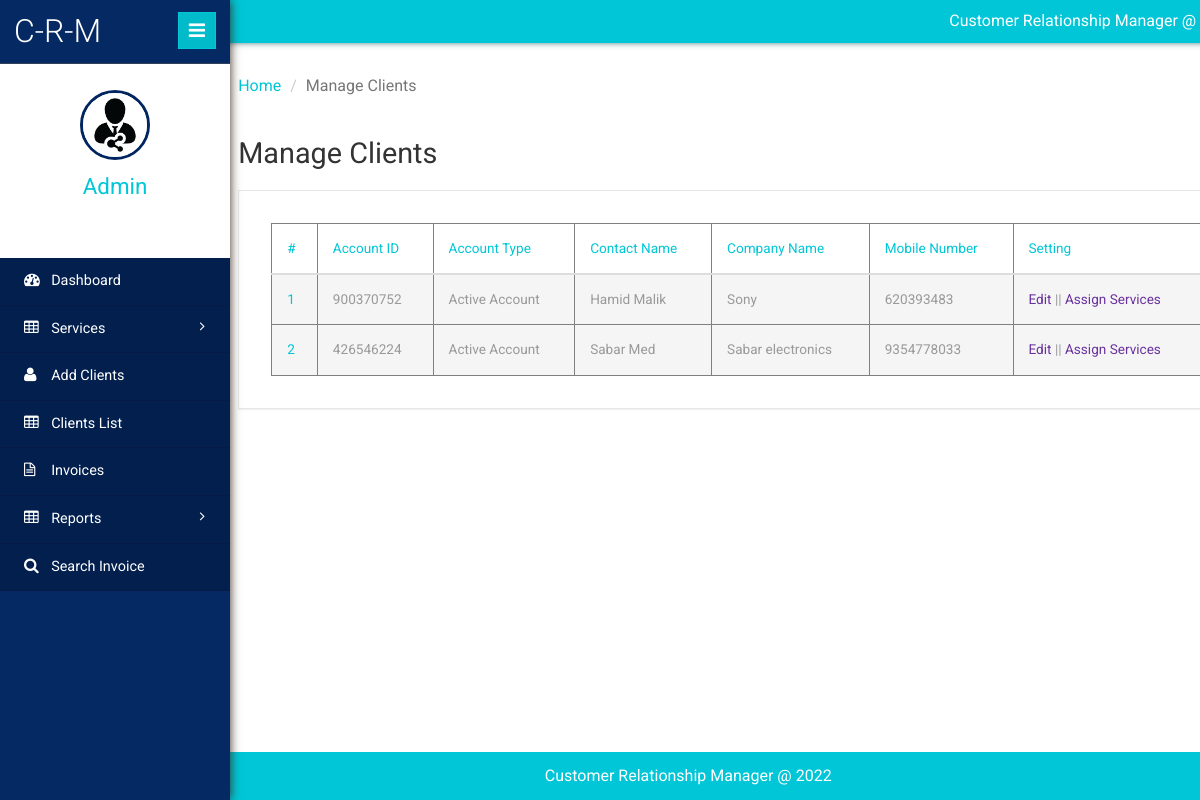
Screenshot of /clientms/admin/manage-client.php (signed in) with the database file from the repository.
### tables this page shows
CREATE TABLE `tblclient` (
  `ID` int(10) NOT NULL,
  `AccountID` int(10) DEFAULT NULL,
  `AccountType` varchar(50) DEFAULT NULL,
  `ContactName` varchar(120) DEFAULT NULL,
  `CompanyName` varchar(120) DEFAULT NULL,
  `Address` varchar(200) DEFAULT NULL,
  `City` varchar(120) DEFAULT NULL,
  `State` varchar(120) DEFAULT NULL,
  `ZipCode` int(10) DEFAULT NULL,
  `Workphnumber` bigint(10) DEFAULT NULL,
  `Cellphnumber` bigint(10) DEFAULT NULL,
  `Otherphnumber` bigint(10) DEFAULT NULL,
  `Email` varchar(200) DEFAULT NULL,
  `WebsiteAddress` varchar(200) DEFAULT NULL,
  `Notes` mediumtext DEFAULT NULL,
  `Password` varchar(200) NOT NULL,
  `CreationDate` timestamp NULL DEFAULT current_timestamp()
);

### clientms/admin/manage-client.php (the view, shortened to what this page needs)
<?php
include('includes/dbconnection.php');
if (strlen($_SESSION['clientmsaid']==0)) {
  header('location:logout.php');
  } else{
  	?>
<!DOCTYPE HTML>
<html>
<head>
	<link href="css/bootstrap.min.css" rel='stylesheet' type='text/css' />
	<link href="css/style.css" rel='stylesheet' type='text/css' />
	<link href="css/font-awesome.css" rel="stylesheet">
	<link rel="stylesheet" href="css/icon-font.min.css" type='text/css' />
</head>
<body>
	<div class="page-container">
		<div class="left-content">
			<div class="inner-content">
				<?php include_once('includes/header.php');?>
				<div class="outter-wp">
					<div class="sub-heard-part">
						<ol class="breadcrumb m-b-0">
							<li><a href="dashboard.php">Home</a></li>
							<li class="active">Manage Clients</li>
						</ol>
					</div>
					<div class="graph-visual tables-main">
						<h3 class="inner-tittle two">Manage Clients </h3>
						<div class="graph">
							<div class="tables">
								<table class="table" border="1"> <thead> <tr> <th>#</th>
									<th>Account ID</th>
									 <th>Account Type</th>
									 <th>Contact Name</th>
									 <th>Company Name</th>
									 <th>Mobile Number</th>
									 <th>Setting</th>
									  </tr>
									   </thead>
									    <tbody>
									    	<?php
$sql="SELECT * from tblclient";
$query = $dbh -> prepare($sql);
$query->execute();
$results=$query->fetchAll(PDO::FETCH_OBJ);
$cnt=1;
if($query->rowCount() > 0)
{
foreach($results as $row)
{               ?>
									     <tr class="active">
									      <th scope="row"><?php echo htmlentities($cnt);?></th>
									       <td><?php  echo htmlentities($row->AccountID);?></td>
									        <td><?php  echo htmlentities($row->AccountType);?></td>
									         <td><?php  echo htmlentities($row->ContactName);?></td>
									         <td><?php  echo htmlentities($row->CompanyName);?></td>
									         <td><?php  echo htmlentities($row->Workphnumber);?></td>
									        <td><a href="edit-client-details.php?editid=<?php echo $row->ID;?>">Edit</a>  ||  <a href="add-client-services.php?addid=<?php echo $row->ID;?>">Assign Services</a></td>
									     </tr>
									     <?php $cnt=$cnt+1;}} ?>
									     </tbody> </table>
							</div>
						</div>
					</div>
				</div>
				<?php include_once('includes/footer.php');?>
			</div>
		</div>
		<?php include_once('includes/sidebar.php');?>
	</div>
</body>
</html>
<?php }  ?>

### clientms/admin/includes/sidebar.php (shortened to what this page needs)
 <div class="sidebar-menu">
    <header class="logo">
        <a href="#" class="sidebar-icon"> <span class="fa fa-bars"></span> </a> <a href="dashboard.php"> <span id="logo"> <h1>C-R-M</h1></span>
        </a>
    </header>
    <div class="down">
        <?php
$aid=$_SESSION['clientmsaid'];
$sql="SELECT AdminName from  tbladmin where ID=:aid";
$query = $dbh -> prepare($sql);
$query->bindParam(':aid',$aid,PDO::PARAM_STR);
$query->execute();
$results=$query->fetchAll(PDO::FETCH_OBJ);
$cnt=1;
if($query->rowCount() > 0)
{
foreach($results as $row)
{               ?>
        <a href="dashboard.php"><img src="images/images.jpg" height="70" width="70"></a>
        <a href="dashboard.php"><span class=" name-caret"><?php  echo $row->AdminName;?></span></a>
        <?php $cnt=$cnt+1;}} ?>
        <ul>
            <li><a class="tooltips" href="admin-profile.php"><span>Profile</span><i class="lnr lnr-user"></i></a></li>
            <li><a class="tooltips" href="change-password.php"><span>Settings</span><i class="lnr lnr-cog"></i></a></li>
            <li><a class="tooltips" href="logout.php"><span>Log out</span><i class="lnr lnr-power-switch"></i></a></li>
        </ul>
    </div>
    <div class="menu">
        <ul id="menu" >
            <li><a href="dashboard.php"><i class="fa fa-tachometer"></i> <span>Dashboard</span></a></li>
            <li id="menu-academico" ><a href="#"><i class="fa fa-table"></i> <span> Services</span> <span class="fa fa-angle-right" style="float: right"></span></a>
            </li>
            <li><a href="add-client.php"><i class="fa fa-user"></i> <span>Add Clients</span></a></li>
            <li><a href="manage-client.php"><i class="fa fa-table"></i> <span>Clients List</span></a></li>
            <li><a href="invoices.php"><i class="fa fa-file-text-o"></i> <span>Invoices</span></a></li>
            <li id="menu-academico" ><a href="#"><i class="fa fa-table"></i> <span> Reports</span> <span class="fa fa-angle-right" style="float: right"></span></a>
            </li>
            <li><a href="search-invoices.php"><i class="fa fa-search"></i> <span>Search Invoice</span></a></li>
        </ul>
    </div>
</div>

### rows the page displays
tblclient: AccountID "900370752", AccountType "Active Account", ContactName "Hamid Malik", CompanyName "Sony", Workphnumber "620393483"
tblclient: AccountID "426546224", AccountType "Active Account", ContactName "Sabar Med", CompanyName "Sabar electronics", Workphnumber "9354778033"

### other values shown
$row->AdminName "Admin"
